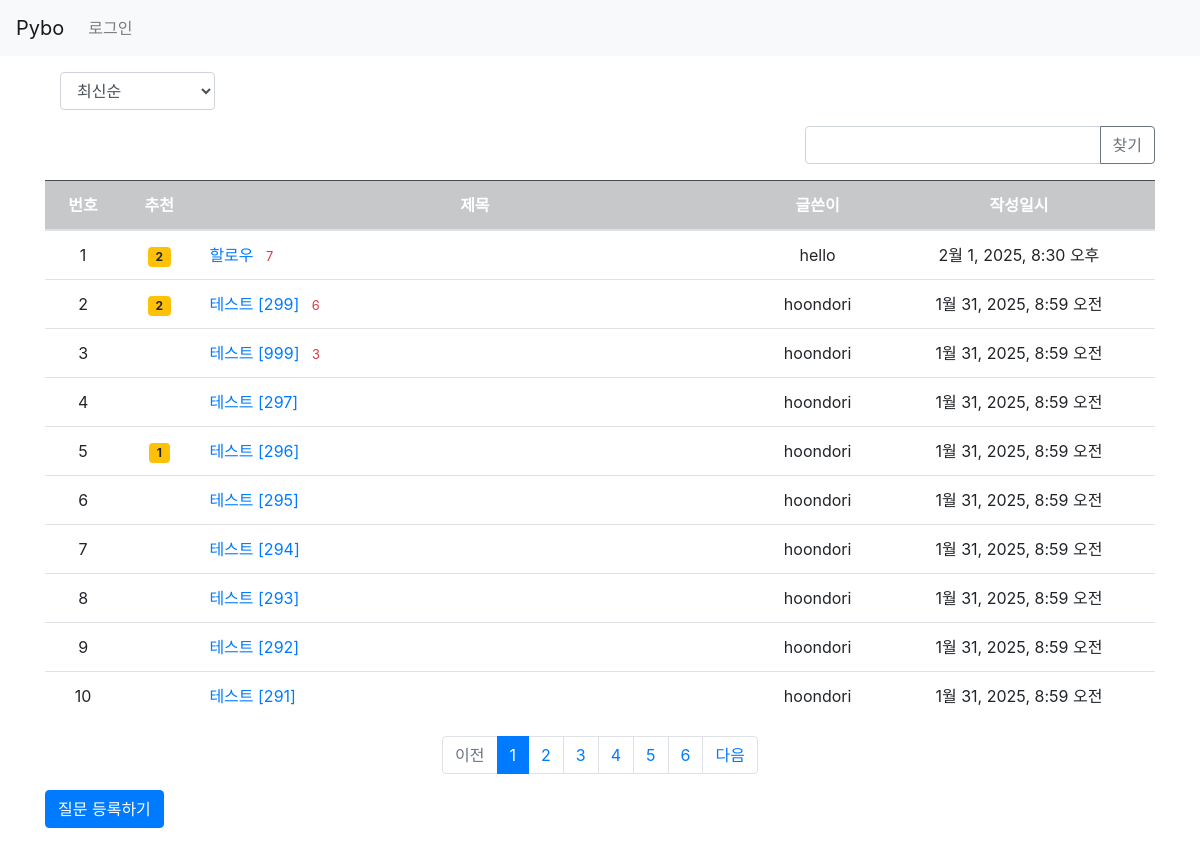
Before: / with the older database file.
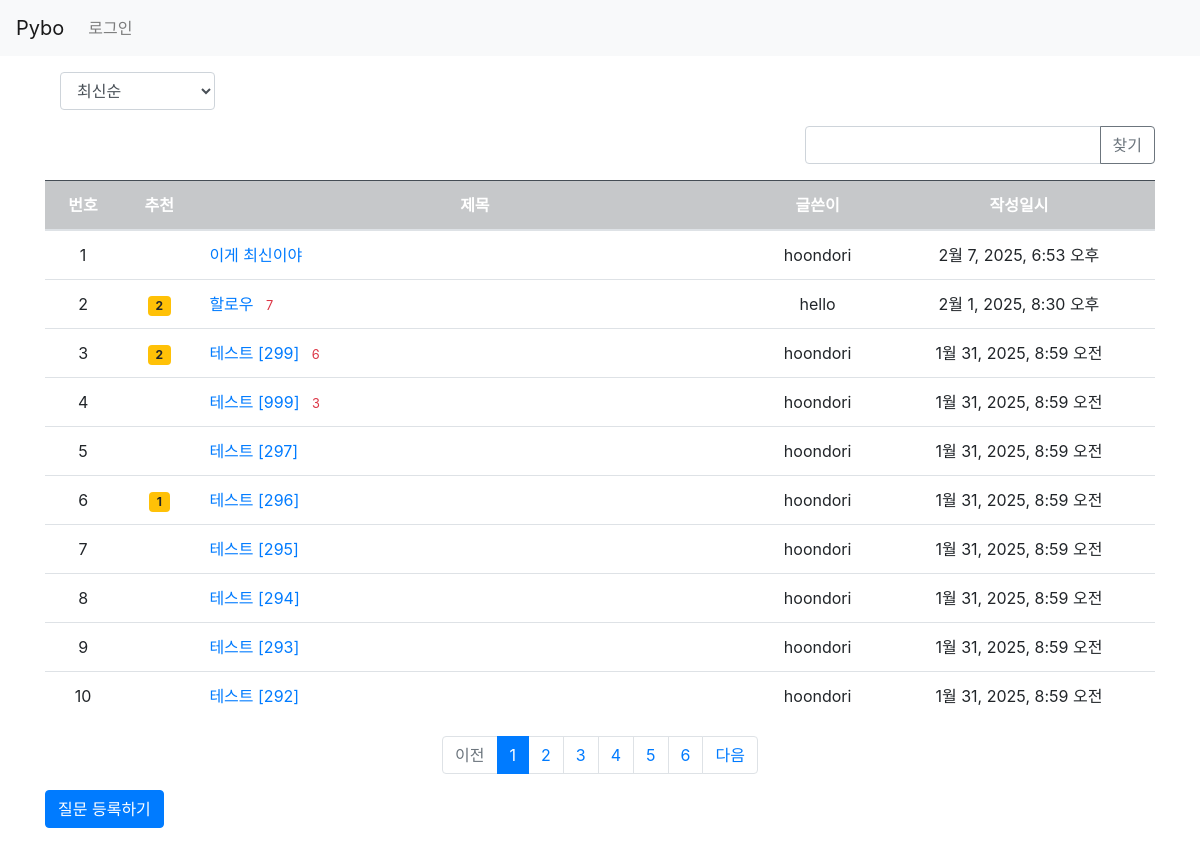
After: the same page with the newer database file.
### pybo/models.py (models this page shows, shortened)
class Question(models.Model):
    subject = models.CharField(max_length=200)
    content = models.TextField()
    create_date = models.DateTimeField()
    author = models.ForeignKey(User, on_delete=models.CASCADE, related_name="author_question")
    modify_date = models.DateTimeField(null=True, blank=True)
    voter = models.ManyToManyField(User, related_name="voter_question")

### pybo/views/base_views.py (the view, shortened to what this page needs)
# urls.py: path('', base_views.index, name='index'),
def index(request):
    page = request.GET.get('page', 1) # 페이지 번호
    kw = request.GET.get('kw', '')   #  검색
    so = request.GET.get('so', 'recent') # 정렬 기준
    if so == 'recommend':
        question_list = (Question.objects.
                         annotate(num_voter=Count('voter')).
                         order_by('-num_voter', '-create_date'))
    elif so == 'popular':
        question_list = (Question.objects.
                        annotate(num_answer=Count('answer')).
                        order_by('-num_answer', '-create_date'))
    else: #recent
        question_list = Question.objects.order_by('-create_date')
    paginator = Paginator(question_list, 10)
    page_obj = paginator.get_page(page)
    context = {'question_list': page_obj, 'page': page, 'kw': kw, 'so': so}
    return render(request, 'pybo/question_list.html', context)

### templates/pybo/question_list.html (shortened to what this page needs)
{% extends 'base.html' %}
{% block content %}
<div class="container my-3">
    <div class="col-2">
        <select class="form-control so">
            <option value="recent" {% if so == 'recent' %} selected {% endif %} >최신순</option>
        </select>
    </div>
    <div class="row justify-content-end my-3">
        <div class="col-4 input-group">
            <input type="text" class="form-control kw" value="{{ kw|default_if_none:''}}">
            <div class="input-group-append">
                <button class="btn btn-outline-secondary"
                        type="button" id="btn_search">찾기</button>
            </div>
        </div>
    </div>
    <table class="table">
        <thead>
        <tr class="text-center table-dark">
            <th>번호</th>
            <th>추천</th>
            <th style="width:50%">제목</th>
            <th>글쓴이</th>
            <th>작성일시</th>
        </tr>
        </thead>
        <tbody>
        {% if question_list %}
        {% for question in question_list %}
        <tr class="text-center">
            <td>{{ forloop.counter }}</td>
            <td>
                {% if question.voter.all.count > 0 %}
                <span class="badge badge-warning px-2 py-1">
                    {{ question.voter.all.count }}
                </span>
                {% endif %}
            </td>
            <td class="text-left">
                <a href="{% url 'pybo:detail' question.id %}">
                    {{question.subject}}
                </a>
                {% if question.answer_set.count > 0 %}
                <span class="text-danger small ml-2">
                    {{ question.answer_set.count }}
                </span>
                {% endif %}
            <td>{{ question.author.username }}</td>
            <td> {{question.create_date}} </td>
        </tr>
        {% endfor %}
        {% else %}
        <tr>
            <td colspan="3">질문이 없습니다.</td>
        </tr>
        {% endif %}
        </tbody>
    </table>
    <ul class="pagination justify-content-center">
        {% if question_list.has_previous %}
            <li class="page-item">
                <a class="page-link" data-page="{{ question_list.previous_page_number }}" href="#">이전</a>
            </li>
        {% else %}
            <li class="page-item disabled">
                <a class="page-link" tabindex="-1" aria-disabled="true" href="#">이전</a>
            </li>
        {% endif %}
        {% for page_number in question_list.paginator.page_range %}
            {% if page_number >= question_list.number|add:-5 and page_number <= question_list.number|add:5 %}
                {% if page_number == question_list.number %}
                    <li class="page-item active" aria-current="page">
                        <a class="page-link" data-page="{{ page_number }}" href="#">{{page_number}}</a>
                    </li>
                {% else %}
                    <li class="page-item">
                        <a class="page-link" data-page="{{ page_number }}" href="#">{{page_number}}</a>
                    </li>
                {% endif %}
            {% endif %}
        {% endfor %}
        {% if question_list.has_next %}
            <li class="page-item">
                <a class="page-link" data-page="{{ question_list.next_page_number }}" href="#">다음</a>
            </li>
        {% else %}
            <li class="page-item disabled">
                <a class="page-link" tabindex="-1" aria-disabled="true" href="#">다음</a>
            </li>
        {% endif %}
    </ul>
    <a href="{% url 'pybo:question_create' %}" class="btn btn-primary">
        질문 등록하기
    </a>
</div>
{% endblock %}

### templates/base.html (shortened to what this page needs)
{% load static %}
<!doctype html>
<html lang="ko">
<head>
    <link rel="stylesheet" type="text/css" href="{% static 'bootstrap.min.css' %}">
    <link rel="stylesheet" type="text/css" href="{% static 'style.css' %}">
</head>
<body>
{% include "navbar.html" %}
{% block content %}
{% endblock %}
</body>
</html>

### templates/navbar.html (shortened to what this page needs)
<nav class="navbar navbar-expand-lg navbar-light bg-light border-bottm">
    <a class="navbar-brand" href="{% url 'pybo:index' %}">Pybo</a>
    <div class="collapse navbar-collapse flex-grow-0" id="navbarNav">
        <ul class="navbar-nav">
            <li class="nav-item">
                {% if user.is_authenticated %}
                <a class="nav-link" href="{% url 'common:logout' %}">
                    {{ user.username }} (로그아웃)
                </a>
                {% else %}
                <a class="nav-link" href="{% url 'common:login' %}">로그인</a>
                {% endif %}
            </li>
        </ul>
    </div>
</nav>

Changed rows visible on the page:
no longer on this page (row unchanged): Question: subject "테스트 [291]", author.username "hoondori", create_date "1월 31, 2025, 8:59 오전"
added Question: subject "이게 최신이야", author.username "hoondori", create_date "2월 7, 2025, 6:53 오후"
